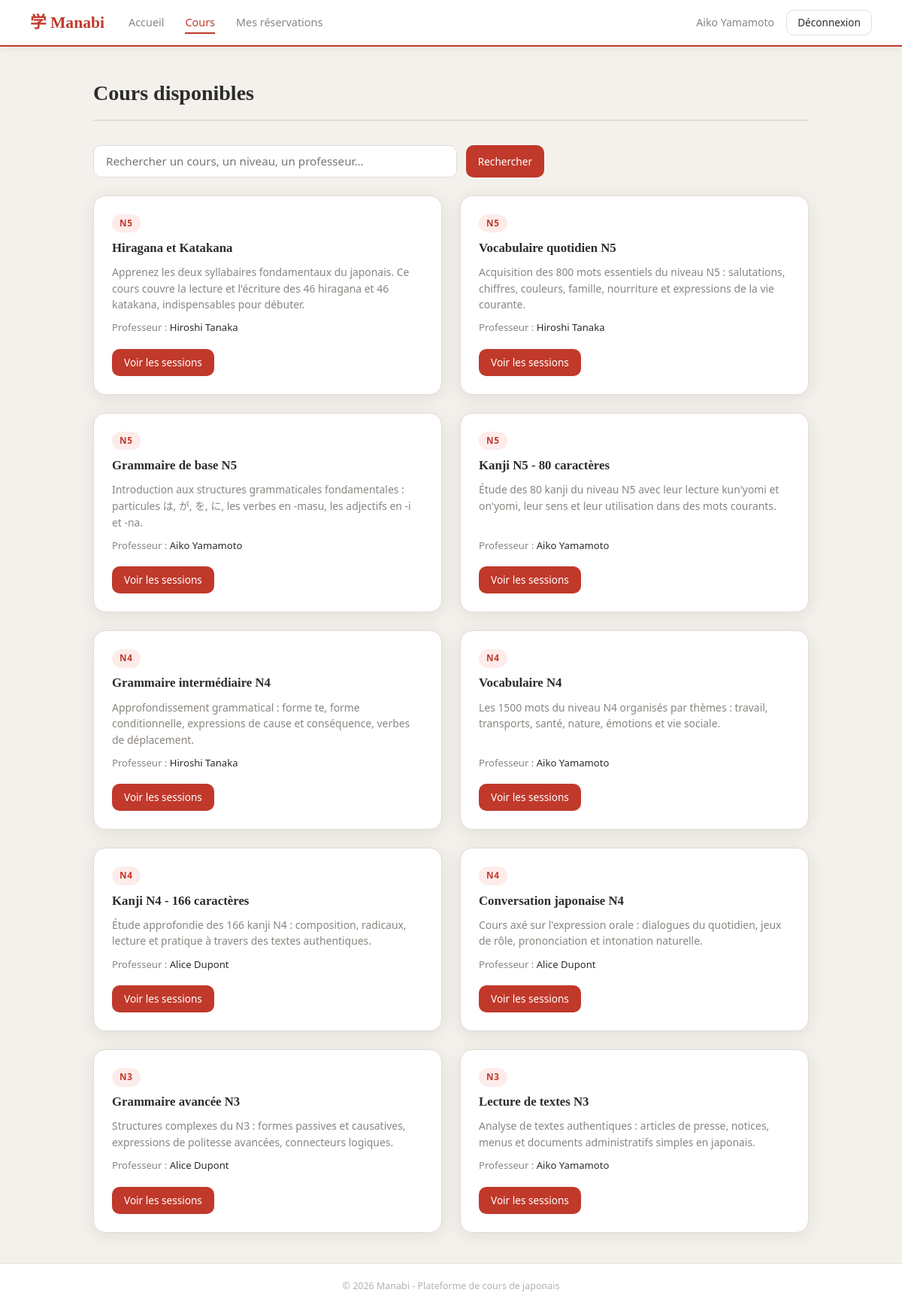
Screenshot of /index.php?page=cours (signed in) with the database file from the repository.
### tables this page shows
CREATE TABLE `cours` (
  `id` int(11) NOT NULL,
  `intitule` varchar(100) NOT NULL,
  `niveau` varchar(5) DEFAULT NULL,
  `prof_id` int(11) NOT NULL,
  `description` text DEFAULT NULL
);

CREATE TABLE `users` (
  `id` int(11) NOT NULL,
  `nom` varchar(50) NOT NULL,
  `prenom` varchar(50) NOT NULL,
  `email` varchar(100) NOT NULL,
  `password` varchar(255) NOT NULL,
  `role` enum('admin','professeur','eleve') NOT NULL
);

### models/cours.php (called while the page is built, shortened)
<?php
require_once __DIR__ . '/../config/database.php';
function getAllCours(){
    global $pdo;
    $stmt = $pdo->query("SELECT cours.*, users.nom, users.prenom FROM cours JOIN users ON cours.prof_id = users.id");
    return $stmt->fetchAll();
}

### views/cours_list.php (the view, shortened to what this page needs)
<?php require_once __DIR__ . '/layout/header.php'; ?>
    <h2 class="page-titre">Cours disponibles</h2>
    <form method="GET" action="index.php" class="recherche-wrapper">
        <input
                type="text"
                name="recherche"
                class="recherche-input"
                placeholder="Rechercher un cours, un niveau, un professeur..."
                value="<?= htmlspecialchars($recherche) ?>"
        >
        <button type="submit" class="btn-reserver">Rechercher</button>
    </form>
<?php if (empty($cours)) : ?>
    <p style="color: var(--couleur-muted);">Aucun cours ne correspond à votre recherche.</p>
<?php else : ?>
    <div class="cours-grid">
        <?php foreach ($cours as $unCours) : ?>
            <div class="cours-card">
                <span class="cours-card-niveau"><?= $unCours['niveau'] ?></span>
                <h3><?= $unCours['intitule'] ?></h3>
                <p class="cours-card-description"><?= $unCours['description'] ?></p>
                <p class="cours-card-prof">Professeur : <span><?= $unCours['prenom'] . ' ' . $unCours['nom'] ?></span></p>
                <a href="index.php?page=cours&id=<?= $unCours['id'] ?>" class="cours-card-lien">Voir les sessions</a>
            </div>
        <?php endforeach; ?>
    </div>
<?php endif; ?>
<?php require_once __DIR__ . '/layout/footer.php'; ?>

### assets/css/style.css (style rules this page uses)
:root { --couleur-principale: #c0392b; --couleur-sombre: #922b21; --couleur-texte: #2c2c2c; --couleur-fond: #f4f1ec; --couleur-blanc: #ffffff; --couleur-bordure: #e0ddd8; --couleur-erreur-bg: #fdecea; --couleur-erreur: #c0392b; --couleur-muted: #8a8580; --font-titre: 'Noto Serif JP', Georgia, serif; --font-corps: 'DM Sans', 'Segoe UI', sans-serif; --radius: 10px; --radius-lg: 16px; --ombre: 0 2px 12px rgba(0,0,0,0.07); --ombre-card: 0 4px 24px rgba(0,0,0,0.08); }
*, *::before, *::after { box-sizing: border-box; margin: 0; padding: 0; }
body { font-family: var(--font-corps); background-color: var(--couleur-fond); color: var(--couleur-texte); line-height: 1.6; min-height: 100vh; display: flex; flex-direction: column; }
a { color: var(--couleur-principale); text-decoration: none; }
.page-titre { font-family: var(--font-titre); font-size: 1.75rem; font-weight: 600; margin-bottom: 2rem; padding-bottom: 0.75rem; border-bottom: 2px solid var(--couleur-bordure); }
.cours-grid { display: grid; grid-template-columns: repeat(2, 1fr); gap: 1.5rem; }
.cours-card { background: var(--couleur-blanc); border-radius: var(--radius-lg); box-shadow: var(--ombre-card); padding: 1.5rem; border: 1px solid var(--couleur-bordure); display: flex; flex-direction: column; gap: 0.6rem; transition: transform 0.2s, box-shadow 0.2s; }
.cours-card-niveau { display: inline-block; background: #fdecea; color: var(--couleur-principale); font-size: 0.73rem; font-weight: 600; letter-spacing: 0.06em; padding: 3px 10px; border-radius: 20px; align-self: flex-start; }
.cours-card h3 { font-family: var(--font-titre); font-size: 1.05rem; font-weight: 600; line-height: 1.35; }
.cours-card-description { font-size: 0.87rem; color: var(--couleur-muted); line-height: 1.55; flex: 1; }
.cours-card-prof { font-size: 0.82rem; color: var(--couleur-muted); }
.cours-card-prof span { font-weight: 500; color: var(--couleur-texte); }
.cours-card-lien { display: inline-block; margin-top: 0.5rem; background: var(--couleur-principale); color: var(--couleur-blanc); padding: 7px 16px; border-radius: var(--radius); font-size: 0.85rem; font-weight: 500; transition: background 0.2s; align-self: flex-start; text-decoration: none; }
.btn-reserver { background: var(--couleur-principale); color: var(--couleur-blanc); border: none; border-radius: var(--radius); padding: 6px 16px; font-size: 0.85rem; font-family: var(--font-corps); font-weight: 500; cursor: pointer; transition: background 0.2s; }
.recherche-wrapper { display: flex; gap: 0.75rem; margin-bottom: 1.5rem; max-width: 600px; }
.recherche-input { flex: 1; padding: 0.65rem 1rem; border: 1px solid var(--couleur-bordure); border-radius: var(--radius); font-family: var(--font-corps); font-size: 0.95rem; background: var(--couleur-blanc); outline: none; transition: border-color 0.2s, box-shadow 0.2s; }

### rows the page displays
cours: niveau "N5", intitule "Hiragana et Katakana", description "Apprenez les deux syllabaires fondamentaux du japonais. Ce cours couvre la lecture et l'écriture des 46 hiragana et 46 katakana, indispensables pour débuter.", prof.prenom "Hiroshi", prof.nom "Tanaka"
cours: niveau "N5", intitule "Vocabulaire quotidien N5", description "Acquisition des 800 mots essentiels du niveau N5 : salutations, chiffres, couleurs, famille, nourriture et expressions de la vie courante.", prof.prenom "Hiroshi", prof.nom "Tanaka"
cours: niveau "N5", intitule "Grammaire de base N5", description "Introduction aux structures grammaticales fondamentales : particules は, が, を, に, les verbes en -masu, les adjectifs en -i et -na.", prof.prenom "Aiko", prof.nom "Yamamoto"
cours: niveau "N5", intitule "Kanji N5 - 80 caractères", description "Étude des 80 kanji du niveau N5 avec leur lecture kun'yomi et on'yomi, leur sens et leur utilisation dans des mots courants.", prof.prenom "Aiko", prof.nom "Yamamoto"
cours: niveau "N4", intitule "Grammaire intermédiaire N4", description "Approfondissement grammatical : forme te, forme conditionnelle, expressions de cause et conséquence, verbes de déplacement.", prof.prenom "Hiroshi", prof.nom "Tanaka"
cours: niveau "N4", intitule "Vocabulaire N4", description "Les 1500 mots du niveau N4 organisés par thèmes : travail, transports, santé, nature, émotions et vie sociale.", prof.prenom "Aiko", prof.nom "Yamamoto"
cours: niveau "N4", intitule "Kanji N4 - 166 caractères", description "Étude approfondie des 166 kanji N4 : composition, radicaux, lecture et pratique à travers des textes authentiques.", prof.prenom "Alice", prof.nom "Dupont"
cours: niveau "N4", intitule "Conversation japonaise N4", description "Cours axé sur l'expression orale : dialogues du quotidien, jeux de rôle, prononciation et intonation naturelle.", prof.prenom "Alice", prof.nom "Dupont"
cours: niveau "N3", intitule "Grammaire avancée N3", description "Structures complexes du N3 : formes passives et causatives, expressions de politesse avancées, connecteurs logiques.", prof.prenom "Alice", prof.nom "Dupont"
cours: niveau "N3", intitule "Lecture de textes N3", description "Analyse de textes authentiques : articles de presse, notices, menus et documents administratifs simples en japonais.", prof.prenom "Aiko", prof.nom "Yamamoto"

### other values shown
$_SESSION['prenom'] . ' ' . $_SESSION['nom'] "Aiko Yamamoto"
